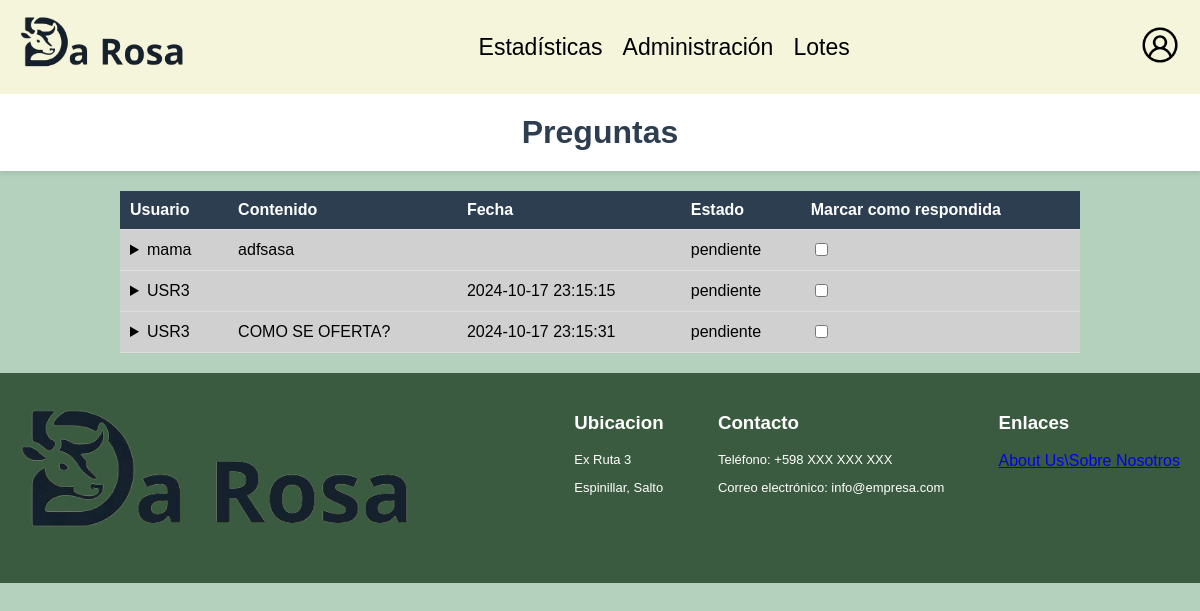
Page /paginas/administrar_preguntas.php on the earlier database version.
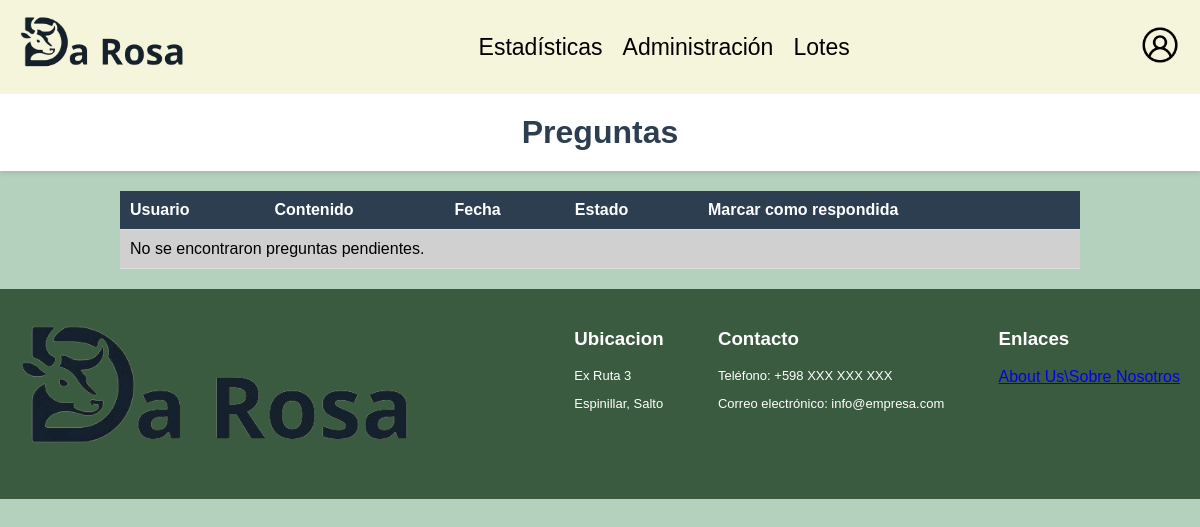
Same page on the later database version.
### tables this page shows
CREATE TABLE `pregunta` (
  `id_pregunta` int(11) NOT NULL,
  `contenido` text DEFAULT NULL,
  `fecha` datetime DEFAULT NULL,
  `estado` varchar(15) DEFAULT 'pendiente',
  `id_usuario` int(11) DEFAULT NULL
);

CREATE TABLE `usuarios` (
  `id_usuario` int(11) NOT NULL,
  `rol` varchar(20) NOT NULL DEFAULT 'usuario',
  `usuario` varchar(30) DEFAULT NULL,
  `nombre` varchar(30) DEFAULT NULL,
  `apellido` varchar(30) DEFAULT NULL,
  `mail` varchar(50) DEFAULT NULL,
  `telefono` int(11) DEFAULT NULL,
  `contrasena` varchar(100) DEFAULT NULL
);

### paginas/administrar_preguntas.php (the view, shortened to what this page needs)
<?php
include '../includes/conexion.php';
$sql = 'SELECT * FROM pregunta, usuarios WHERE pregunta.id_usuario = usuarios.id_usuario AND estado = "pendiente";';
$result = mysqli_query($conexion, $sql);
?>
<!DOCTYPE html>
<html lang="es">
<head>
    <link rel="stylesheet" href="../css/certificador.css">
</head>
<body>
<?php
    include '../includes/headeradmin.php';
?>
    <h1>Preguntas</h1>
    <table class="listas">
        <thead>
            <tr>
                <th>Usuario</th>
                <th>Contenido</th>
                <th>Fecha</th>
                <th>Estado</th>
                <th>Marcar como respondida</th>
            </tr>
        </thead>
        <tbody>
            <?php
                if (mysqli_num_rows($result) > 0) {
                    while ($row = mysqli_fetch_assoc($result)) {
                        echo "<tr>";
                        echo "<td>";
                        echo "<details>";
                        echo "<summary>" . $row['usuario'] . "</summary>";
                        echo "</details>";
                        echo "</td>";
                        echo "<td>" . $row['contenido'] . "</td>";
                        echo "<td>" . $row['fecha'] . "</td>";
                        echo "<td>" . $row['estado'] . "</td>";
                        echo '<td><input type="checkbox" name="marcar_respondida[]" value="' . $row['id_pregunta'] . '"></td>';
                        echo "</tr>";
                    }
                } else {
                    echo "<tr><td colspan='5'>No se encontraron preguntas pendientes.</td></tr>";
                }
            ?>
        </tbody>
    </table>
    <?php include '../includes/footer.php'; ?>
</body>
</html>

Differences in the rows shown:
removed pregunta: id_usuario.usuario "mama", contenido "adfsasa", estado "pendiente"
removed pregunta: id_usuario.usuario "USR3", fecha "2024-10-17 23:15:15", estado "pendiente"
removed pregunta: id_usuario.usuario "USR3", contenido "COMO SE OFERTA?", fecha "2024-10-17 23:15:31", estado "pendiente"
Other differences:
text now shown: "No se encontraron preguntas pendientes."
